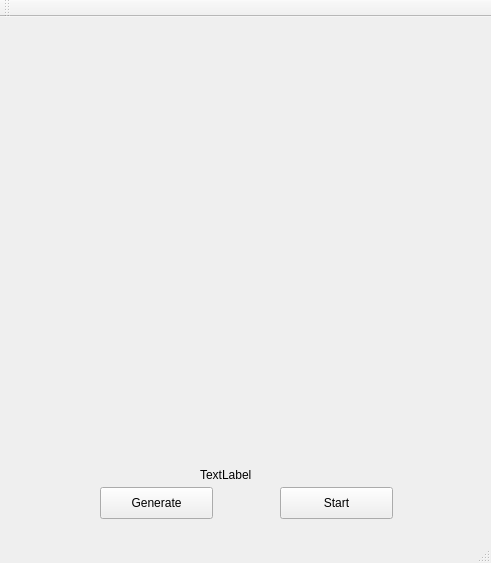
<?xml version="1.0" encoding="UTF-8"?>
<ui version="4.0">
 <class>MainWindow</class>
 <widget class="QMainWindow" name="MainWindow">
  <property name="geometry">
   <rect>
    <x>0</x>
    <y>0</y>
    <width>491</width>
    <height>563</height>
   </rect>
  </property>
  <property name="windowTitle">
   <string>MainWindow</string>
  </property>
  <widget class="QWidget" name="centralWidget">
   <widget class="QPushButton" name="pushButton">
    <property name="geometry">
     <rect>
      <x>100</x>
      <y>470</y>
      <width>113</width>
      <height>32</height>
     </rect>
    </property>
    <property name="text">
     <string>Generate</string>
    </property>
   </widget>
   <widget class="QPushButton" name="pushButton_2">
    <property name="geometry">
     <rect>
      <x>280</x>
      <y>470</y>
      <width>113</width>
      <height>32</height>
     </rect>
    </property>
    <property name="text">
     <string>Start</string>
    </property>
   </widget>
   <widget class="QLabel" name="label">
    <property name="geometry">
     <rect>
      <x>200</x>
      <y>450</y>
      <width>191</width>
      <height>16</height>
     </rect>
    </property>
    <property name="text">
     <string>TextLabel</string>
    </property>
   </widget>
   <widget class="QWidget" name="verticalLayoutWidget">
    <property name="geometry">
     <rect>
      <x>0</x>
      <y>0</y>
      <width>491</width>
      <height>441</height>
     </rect>
    </property>
    <layout class="QVBoxLayout" name="Graphics"/>
   </widget>
  </widget>
  <widget class="QMenuBar" name="menuBar">
   <property name="geometry">
    <rect>
     <x>0</x>
     <y>0</y>
     <width>491</width>
     <height>22</height>
    </rect>
   </property>
  </widget>
  <widget class="QToolBar" name="mainToolBar">
   <attribute name="toolBarArea">
    <enum>TopToolBarArea</enum>
   </attribute>
   <attribute name="toolBarBreak">
    <bool>false</bool>
   </attribute>
  </widget>
  <widget class="QStatusBar" name="statusBar"/>
 </widget>
 <layoutdefault spacing="6" margin="11"/>
 <resources/>
 <connections/>
</ui>
